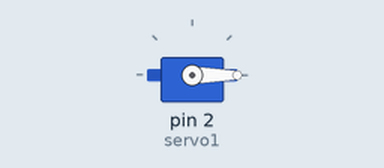
Simulated run of this sketch. Board: Arduino Uno, built with avr-gcc and run on an emulated ATmega328P. Shown: servo.

Above: at 0.05 s.
At 1.25 s:
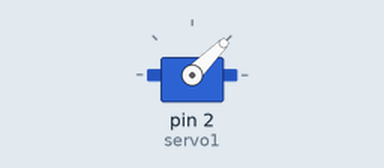
At 2.5 s:
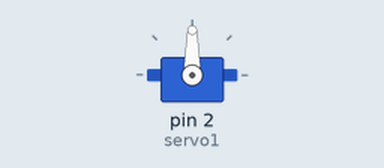
At 5.0 s:
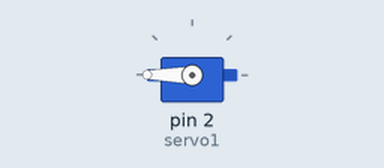
Timing chart, 0 to 6.5 s (numbered marks = the images above):
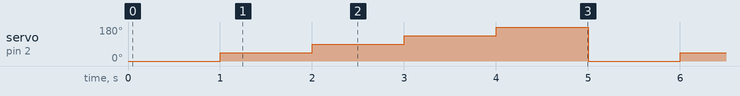

Measured:
- by itself, servo on pin 2 (servo1): repeats every 5.0 s: 90° 1.0 s, 135° 1.0 s, 180° 1.0 s, 0° 1.0 s, 45° 1.0 s

The sketch:

Pruebas_de_servos.ino
```cpp
#include <Servo.h>    //to define and control servos
#include <math.h>

Servo servo1;
int x = 90;           //grados de 0 a 180 para poner el servo
//define servos' ports

void setup() {
  // put your setup code here, to run once:
  servo1.attach (2);
}

int grados_reales(int gf){
  int a = 1;      //Valores de pendiente ax + b = f(x)
  int b = 0;

  return a*gf + b;
}

void loop() {
  // put your main code here, to run repeatedly:
  for(int i = 0; i <= 180; i += 45) {
    servo1.write(grados_reales(i));
    delay(1000);
  }
}
```
